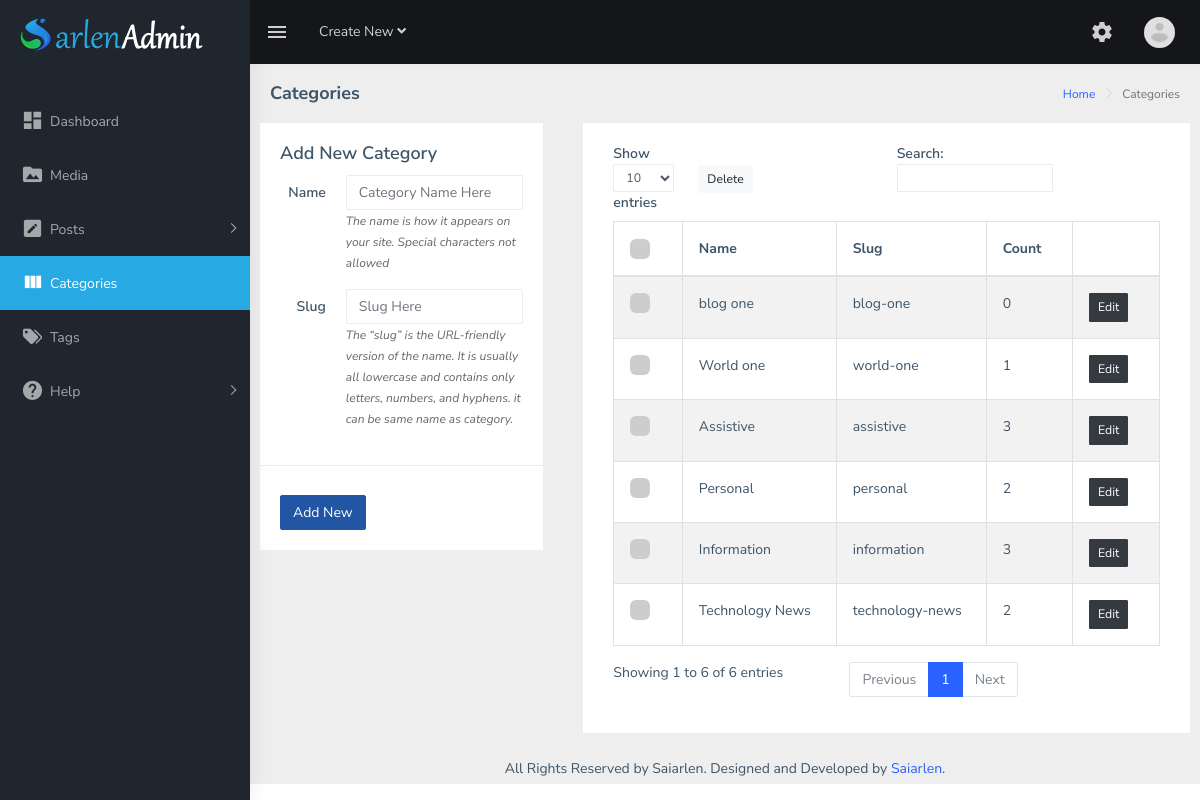
/admin/categories.php (signed in), run on the app's committed database.
### tables this page shows
CREATE TABLE `ar_admin` (
  `ar_userid` int(11) NOT NULL,
  `ar_username` varchar(255) NOT NULL,
  `ar_authemail` varchar(255) NOT NULL,
  `ar_password` varchar(255) NOT NULL,
  `ar_authorname` varchar(255) NOT NULL,
  `ar_company` varchar(255) NOT NULL,
  `ar_avatar` varchar(255) NOT NULL,
  `ar_role` varchar(255) NOT NULL
);

CREATE TABLE `ar_categories` (
  `cat_id` int(11) NOT NULL,
  `cat_name` varchar(255) DEFAULT NULL,
  `cat_slug` varchar(255) DEFAULT NULL,
  `cat_count` int(11) DEFAULT NULL
);

### admin/categories.php (the view, shortened to what this page needs)
<?php
require_once("header.php");
?>
<div class="page-breadcrumb" style="margin-bottom: 15px;">
    <div class="row">
        <div class="col-12 d-flex no-block align-items-center">
            <h4 class="page-title">Categories</h4>
            <div class="ml-auto text-right">
                <nav aria-label="breadcrumb">
                    <ol class="breadcrumb">
                        <li class="breadcrumb-item"><a href="home.php">Home</a></li>
                        <li class="breadcrumb-item active" aria-current="page">Categories</li>
                    </ol>
                </nav>
            </div>
        </div>
    </div>
</div>
<div class="row">
    <div class="col-md-4">
        <div class="container-fluid">
            <div class="card" style="margin-bottom:0">
                <form id="cat_in_form" class="form-horizontal" method="POST">
                    <div class="card-body">
                        <h4 class="card-title">Add New Category</h4>
                        <div class="form-group row">
                            <label for="catname" class="col-sm-3 text-right control-label col-form-label">Name</label>
                            <div class="col-sm-9">
                                <input type="text" class="form-control" name="catname" id="catname" placeholder="Category Name Here" required>
                                <span class="f-span-text">The name is how it appears on your site. Special characters
                                    not allowed </span>
                            </div>
                        </div>
                        <div class="form-group row">
                            <label for="catslgname" class="col-sm-3 text-right control-label col-form-label">Slug</label>
                            <div class="col-sm-9">
                                <input type="text" class="form-control" name="catslgname" id="catslgname" placeholder="Slug Here" autocomplete="off" required>
                                <span class="f-span-text">The “slug” is the URL-friendly version of the name. It is
                                    usually all lowercase and contains only letters, numbers, and hyphens. it can be
                                    same name as category.</span>
                            </div>
                        </div>
                    </div>
                    <div class="border-top">
                        <div class="card-body">
                            <button id="cat_submit" type="submit" value="insert" class="btn btn-info">Add New</button>
                        </div>
                    </div>
                </form>
            </div>
        </div>
    </div>
    <div class="col-md-8">
        <div class="container-fluid">
            <div class="row">
                <div class="col-12">
                    <div class="card" style="min-height: 600px;">
                        <div class="card-body">
                            <div class="table-responsive">
                                <form method="POST" action="">
                                    <table id="zero_config" class="table table-striped table-bordered">
                                        <button type="submit" value='Delete' name='cat_delete' id="cat_delete" class="btn btn-light btn-sm ar-bt-pos">Delete</button>
                                        <thead>
                                            <tr>
                                                <th>
                                                    <label class="customcheckbox m-b-20">
                                                        <span class="checkmark"></span>
                                                    </label>
                                                </th>
                                                <th><strong>Name</strong></th>
                                                <th><strong>Slug</strong></th>
                                                <th><strong>Count</strong></th>
                                                <th></th>
                                            </tr>
                                        </thead>
                                        <tbody class="customtable">
                                            <?php
                                            $cat_query = "SELECT * FROM ar_categories ORDER BY cat_id DESC";
                                            $cat_final_all_data = mysqli_query($conn, $cat_query);
                                            if (mysqli_num_rows($cat_final_all_data) > 0) {
                                                while ($row = mysqli_fetch_assoc($cat_final_all_data)) {
                                            ?>
                                                    <tr>
                                                        <th>
                                                            <label class="customcheckbox">
                                                                <span class="checkmark"></span>
                                                            </label>
                                                        </th>
                                                        <td><?php echo $row["cat_name"]; ?></td>
                                                        <td><?php echo $row["cat_slug"]; ?></td>
                                                        <td><?php arCount($ccontary, $row["cat_id"]) ?></td>
                                                        <th><a href="category-edit.php?type=category&id=<?php echo $row["cat_id"]; ?>" class="btn btn-dark btn-sm">Edit</a></th>
                                                    </tr>
                                            <?php
                                                }
                                            }
                                            ?>
                                        </tbody>
                                    </table>
                                </form>
                            </div>
                        </div>
                    </div>
                </div>
            </div>
        </div>
    </div>
</div>
<?php require_once("footer.php"); ?>

### admin/header.php (shortened to what this page needs)
<?php
if (file_exists("inc/core.php")) {
    require_once("inc/core.php");
}
$appSettings = arSettings($conn);
$appdboard = json_decode($appSettings[0], true);
?>
<!DOCTYPE html>
<html dir="ltr" lang="en">
<head>
    <link href="deps/css/multicheck.css" rel="stylesheet">
    <link href="deps/css/bootstrap.css" rel="stylesheet">
    <link href="deps/css/animate.css" rel="stylesheet">
    <link href="deps/css/dashboard.css" rel="stylesheet">
    <link href="deps/css/select2.min.css" rel="stylesheet">
    <link href="deps/css/bootstrap-datepicker.min.css" rel="stylesheet">
    <link href="deps/css/arlen-style.css" rel="stylesheet">
</head>
<body>
    <div id="main-wrapper">
        <header class="topbar" data-navbarbg="skin5">
            <nav class="navbar top-navbar navbar-expand-md navbar-dark">
                <div class="navbar-header" data-logobg="skin5">
                    <a class="navbar-brand" href="home.php">
                        <b class="logo-icon p-l-10">
                            <img src="<?php arFn($appdboard['iconlogo'], 'deps/img/icon-logo.png'); ?>" alt="homepage" class="light-logo" />
                        </b>
                        <span class="logo-text">
                            <img src="<?php arFn($appdboard['iconlogo'], 'deps/img/text-logo.png'); ?>" alt="homepage" class="light-logo" />
                        </span>
                    </a>
                </div>
                <div class="navbar-collapse collapse" id="navbarSupportedContent" data-navbarbg="skin5">
                    <ul class="navbar-nav float-left mr-auto">
                        <li class="nav-item d-none d-md-block"><a class="nav-link sidebartoggler waves-effect waves-light" href="javascript:void(0)" data-sidebartype="mini-sidebar"><i class="mdi mdi-menu font-24"></i></a></li>
                        <li class="nav-item dropdown">
                            <a class="nav-link dropdown-toggle" href="#" id="navbarDropdown" role="button" data-toggle="dropdown" aria-haspopup="true" aria-expanded="false">
                                <span class="d-none d-md-block">Create New <i class="fa fa-angle-down"></i></span>
                            </a>
                        </li>
                    </ul>
                    <ul class="navbar-nav float-right">
                        <li class="nav-item dropdown">
                            <a class="nav-link waves-effect waves-dark" href="settings.php" aria-expanded="false">
                                <div class="mdi mdi-settings font-24 rotating"></div>
                            </a>
                        </li>
                        <li class="nav-item dropdown">
                            <a id="imgaload" class="nav-link dropdown-toggle text-muted waves-effect waves-dark pro-pic" href="" data-toggle="dropdown" aria-haspopup="true" aria-expanded="false"><img id="proimg" src="<?php arUserIdentifier($conn, $loginuser, 1); ?>" alt="user" class="rounded-circle" width="31" height="31">
                            </a>
                        </li>
                    </ul>
                </div>
            </nav>
        </header>
        <aside class="left-sidebar" data-sidebarbg="skin5">
            <div class="scroll-sidebar">
                <nav class="sidebar-nav">
                    <ul id="sidebarnav" class="p-t-30">
                        <li class="sidebar-item"> <a class="sidebar-link waves-effect waves-dark sidebar-link " href="home.php" aria-expanded="false"><i class="mdi mdi-view-dashboard"></i><span class="hide-menu">Dashboard</span></a></li>
                        <li class="sidebar-item"> <a class="sidebar-link waves-effect waves-dark sidebar-link" href="media.php" aria-expanded="false"><i class="mdi mdi-folder-image"></i><span class="hide-menu">Media</span></a></li>
                        <li class="sidebar-item"> <a class="sidebar-link has-arrow waves-effect waves-dark" href="javascript:void(0)" aria-expanded="false"><i class="mdi mdi-pencil-box"></i><span class="hide-menu">Posts </span></a>
                        </li>
                        <li class="sidebar-item"> <a class="sidebar-link waves-effect waves-dark sidebar-link" href="categories.php" aria-expanded="false"><i class="mdi mdi-view-column"></i><span class="hide-menu">Categories</span></a></li>
                        <li class="sidebar-item"> <a class="sidebar-link waves-effect waves-dark sidebar-link" href="tags.php" aria-expanded="false"><i class="mdi mdi-tag-multiple"></i><span class="hide-menu">Tags</span></a></li>
                        <?php if ($appdboard['htab'] == 1) : ?>
                            <?php if (arUserIdentifier($conn, $loginuser, 3) == "superadmin") : ?>
                                <li class="sidebar-item"> <a class="sidebar-link has-arrow waves-effect waves-dark" href="javascript:void(0)" aria-expanded="false"><i class="mdi mdi-help-circle"></i><span class="hide-menu">Help </span></a>
                                </li>
                            <?php endif; ?>
                        <?php endif; ?>
                    </ul>
                </nav>
            </div>
        </aside>
        <div class="page-wrapper">

### admin/inc/core.php (shortened to what this page needs)
<?php
function arUserIdentifier($conn, $loginuser, $sel)
{
    $queryuid = "SELECT ar_authorname, ar_avatar, ar_userid, ar_role FROM ar_admin WHERE ar_username= '$loginuser' limit 1";
    $uidresult = mysqli_query($conn, $queryuid);
    $uidresult = mysqli_fetch_row($uidresult);
    if ($sel == 0) {
        echo $uidresult[0];
    } elseif ($sel == 1) {
        echo $uidresult[1];
    } elseif ($sel == 2) {
        return $uidresult[2];
    } elseif($sel == 3){
        return $uidresult[3];
    }
}
function arCount($arrayin, $catnum){
    $artot = 0;
    foreach($arrayin as $cont){
        foreach ($cont as $c){
            if($c == $catnum){
                $artot += 1;
            }
        }
    }
    echo $artot;
}
function arSettings($conn){
    $dsettings = mysqli_query($conn, "SELECT dashboard, frontend, mail FROM ar_meta WHERE id=1");
    $final = mysqli_fetch_row($dsettings);
    return $final;
}
function arFn($input, $default){
    if($input == ""){
        echo $default;
    }else {
        echo $input;
    }
}

### admin/deps/css/multicheck.css (style rules this page uses)
.customcheckbox { display: block; position: relative; padding-left: 24px; font-weight: 100; cursor: pointer; font-size: 22px; -webkit-user-select: none; -moz-user-select: none; -ms-user-select: none; user-select: none; }
.checkmark { position: absolute; top: 0; left: 0; height: 20px; width: 20px; background-color: #CDCDCD; border-radius: 6px; }
.checkmark:after { content: ""; position: absolute; display: none; }
.customcheckbox .checkmark:after { left: 8px; top: 4px; width: 5px; height: 10px; border: solid white; border-width: 0 3px 3px 0; -webkit-transform: rotate(45deg); -ms-transform: rotate(45deg); transform: rotate(45deg); }

### admin/deps/css/arlen-style.css (style rules this page uses)
* { outline: none; }
.btn { -webkit-box-shadow: none !important; box-shadow: none !important; }
header.topbar { position: fixed; width: 100%; }
aside.left-sidebar { position: fixed; }
#main-wrapper .page-wrapper { margin-left: 250px; margin-top: 60px; }
.f-span-text { font-size: 12px; color: #666666; font-style: italic; }
.ar-bt-pos { position: absolute; top: 42px; left: 115px; z-index: 1; }

### data on the page
ar_admin: ar_avatar (placeholder picture)
ar_categories: cat_name "blog one", cat_slug "blog-one", artot "0"
ar_categories: cat_name "World one", cat_slug "world-one", artot "1"
ar_categories: cat_name "Assistive", cat_slug "assistive", artot "3"
ar_categories: cat_name "Personal", cat_slug "personal", artot "2"
ar_categories: cat_name "Information", cat_slug "information", artot "3"
ar_categories: cat_name "Technology News", cat_slug "technology-news", artot "2"
